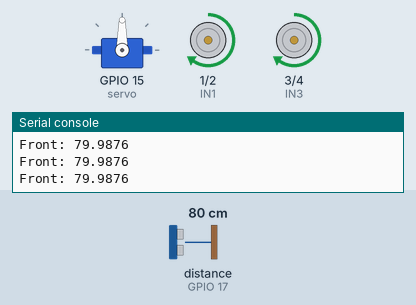
The program below on a simulated ESP32 board running MicroPython. On the bench: servo, motor-driver pin pairs drawn as motors (green arrow = first pin HIGH = forward, orange = second pin HIGH = backward, longer = more drive, scaled by the enable pin), the last lines printed to the serial console. The inputs (shaded band) are chosen by the test bench; at power-on: distance to the obstacle (sensor on GPIO 17) 80 cm. The echo pulse lasts 58.3 µs per cm; servo angles are drawn from the pulse width (0.5 ms = 0°, 2.5 ms = 180°).

Above: at 1.5 s.
1.6 s: distance to the obstacle (sensor on GPIO 17) set to 26 cm
3.1 s: distance to the obstacle (sensor on GPIO 17) set to 23 cm
At 4.63 s:
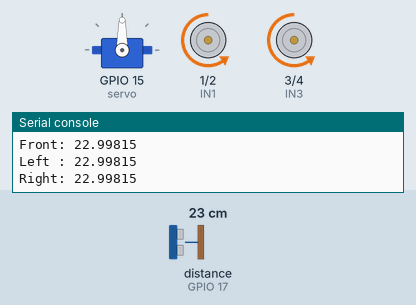
At 5.2 s:
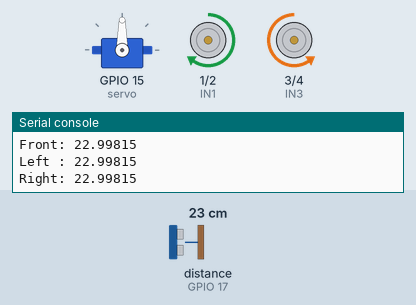
6.1 s: distance to the obstacle (sensor on GPIO 17) set to 2 cm
At 7.6 s:
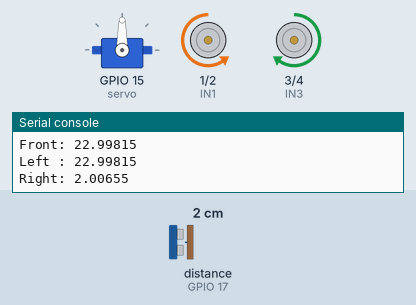
Timing chart, 0 to 15.1 s (numbered marks = the images above; inputs shaded):
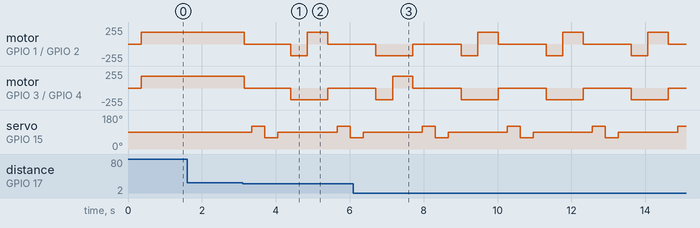

Measured:
- the behaviour switches between 25 and 24 cm on distance to the obstacle (sensor on GPIO 17) (found by bisection; images 0 and 1)
- after the input at 3.1 s, motor on GPIO 1 (IN1) / GPIO 2 (IN2): forward 175/255 → stopped after 0.05 s, → backward 175/255 1.3 s later, → forward 175/255 0.45 s later, → stopped 0.55 s later; motor on GPIO 3 (IN3) / GPIO 4 (IN4): forward 175/255 → stopped after 0.05 s, → backward 175/255 1.3 s later, → stopped 1.0 s later

The program:

main__obstacle_avoidance_bot_.py
```python
from machine import Pin, PWM, time_pulse_us
import time

############
#MOTOR PINS#
############

ENA = PWM(Pin(0))
IN1 = Pin(1, Pin.OUT)
IN2 = Pin(2, Pin.OUT)
ENB = PWM(Pin(5))
IN3 = Pin(3, Pin.OUT)
IN4 = Pin(4, Pin.OUT)
ENA.freq(1000)
ENB.freq(1000)
SPEED = 45000

#######
#SERVO#
#######

servo = PWM(Pin(15))
servo.freq(50)

############
#ULTRASONIC#
############

trig = Pin(16, Pin.OUT)
echo = Pin(17, Pin.IN)

################
#SERVO FUNCTION#
################

def set_servo(angle):
    # 0° -> 500us
    # 180° -> 2500us
    us = 500 + (angle / 180) * 2000
    duty = int(us * 65535 / 20000)
    servo.duty_u16(duty)
    time.sleep(0.35)

###################
#DISTANCE FUNCTION#
###################

def distance():
    trig.low()
    time.sleep_us(2)
    trig.high()
    time.sleep_us(10)
    trig.low()
    duration = time_pulse_us(echo, 1, 30000)
    if duration < 0:
        return 999
    dist = duration * 0.0343 / 2
    return dist

#################
#MOTOR FUNCTIONS#
#################

def stop():
    ENA.duty_u16(0)
    ENB.duty_u16(0)

def forward():
    IN1.high()
    IN2.low()
    IN3.high()
    IN4.low()
    ENA.duty_u16(SPEED)
    ENB.duty_u16(SPEED)

def backward():
    IN1.low()
    IN2.high()
    IN3.low()
    IN4.high()
    ENA.duty_u16(SPEED)
    ENB.duty_u16(SPEED)

def left():
    IN1.low()
    IN2.high()
    IN3.high()
    IN4.low()
    ENA.duty_u16(SPEED)
    ENB.duty_u16(SPEED)

def right():
    IN1.high()
    IN2.low()
    IN3.low()
    IN4.high()
    ENA.duty_u16(SPEED)
    ENB.duty_u16(SPEED)

######
#SCAN#
######

CENTER = 90
LEFT = 120
RIGHT = 60

def scan():
    set_servo(LEFT)
    leftDist = distance()
    set_servo(RIGHT)
    rightDist = distance()
    set_servo(CENTER)
    return leftDist, rightDist

#######
#START#
#######

set_servo(CENTER)
while True:
    d = distance()
    print("Front:", d)
    if d > 25:
        forward()
    else:
        stop()
        time.sleep(0.2)
        leftDist, rightDist = scan()
        print("Left :", leftDist)
        print("Right:", rightDist)
        backward()
        time.sleep(0.45)
        stop()
        if leftDist > rightDist:
            left()
            time.sleep(0.55)
        else:
            right()
            time.sleep(0.55)
        stop()
    time.sleep(0.05)
```
